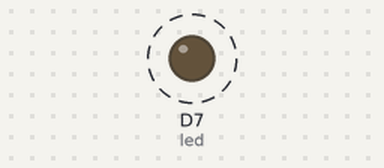
A sketch run on a simulated ESP8266 (NodeMCU). On the bench: output pins drawn as LEDs (lit = HIGH). Dashed ring = blinking.

Above: at 0.5 s.
Timing chart, 0 to 4.6 s (numbered marks = the images above):
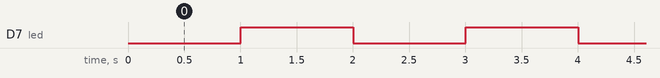

The sketch:

my_blink.ino
```cpp
//Particle testes
//Arquivo: my_blink.ino
//Data: 21.11.2017
//Versao:


int LED_state = LOW;
int led=D7;


long previous_millis = 0;
long time_interval = 1000;

void setup(){
  pinMode(led, OUTPUT);
}

void loop (){
  unsigned long currentMillis = millis();     //Tempo atual em ms
  if (currentMillis - previous_millis > time_interval){
    previous_millis = currentMillis;          //Atualiza valor Tempo

      if (LED_state == LOW ){                   // Muda estado do led
        LED_state = HIGH;
      }
      else {
        LED_state = LOW;
      }
    digitalWrite(led, LED_state);
  }
}
```

Measured:
- by itself, D7 (led): alternates HIGH for 1.0 s and LOW for 1.0 s
